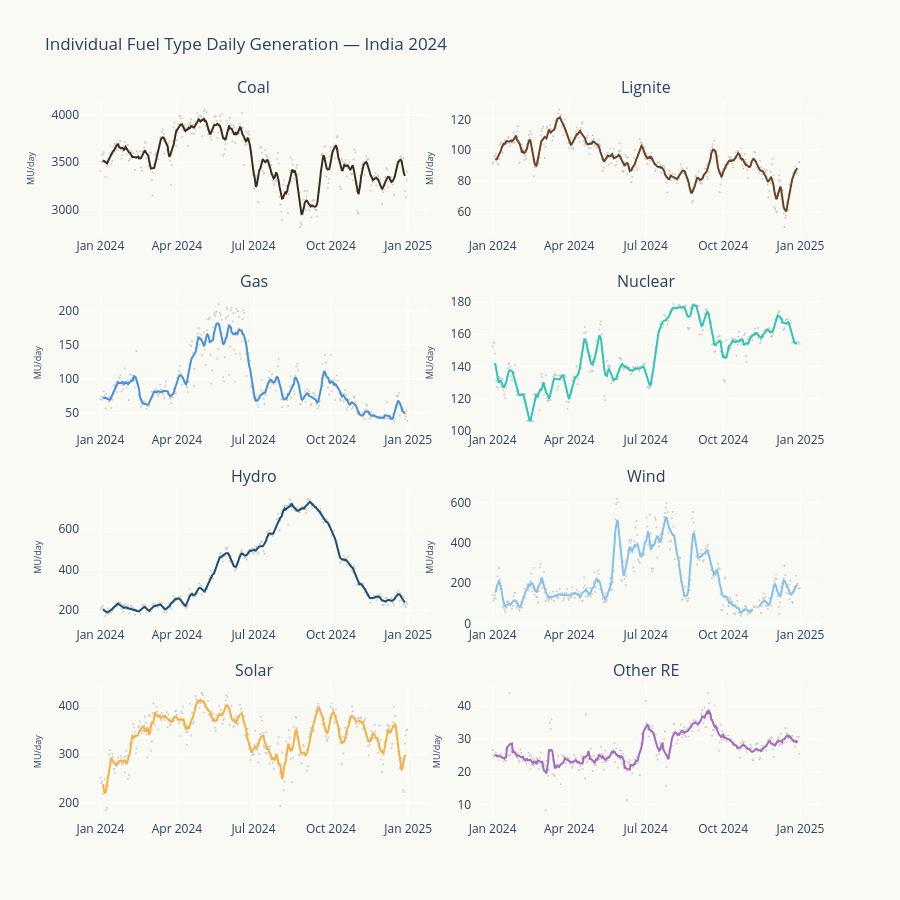

Here is the notebook cell this chart was saved with:
### Markdown cell above
## 1. Individual Fuel Type Time Series

Each fuel on its own — raw daily values (grey dots) with 7-day rolling average (colored line).

### Code cell
fig = make_subplots(rows=4, cols=2,
                    subplot_titles=fuel_labels,
                    vertical_spacing=0.08, horizontal_spacing=0.06)

for i, (col, label) in enumerate(zip(fuel_cols, fuel_labels)):
    row, colnum = (i // 2) + 1, (i % 2) + 1
    
    # Raw daily values
    fig.add_trace(go.Scatter(
        x=df24['date'], y=df24[col],
        mode='markers', marker=dict(size=2, color='#CCCCCC'),
        name=f'{label} (daily)', showlegend=False,
        hovertemplate=f'{label}: %{{y:.0f}} MU<br>%{{x|%b %d}}<extra></extra>',
    ), row=row, col=colnum)
    
    # 7-day rolling average
    smooth = df24[col].rolling(7, center=True).mean()
    fig.add_trace(go.Scatter(
        x=df24['date'], y=smooth,
        mode='lines', line=dict(width=2, color=palette[col]),
        name=f'{label} (7d avg)', showlegend=False,
        hovertemplate=f'{label} (7d avg): %{{y:.0f}} MU<br>%{{x|%b %d}}<extra></extra>',
    ), row=row, col=colnum)
    
    fig.update_yaxes(title_text='MU/day', title_font_size=9, row=row, col=colnum)

fig.update_layout(
    title='Individual Fuel Type Daily Generation — India 2024',
    height=900, plot_bgcolor='#FAFAF5', paper_bgcolor='#FAFAF5',
)
fig.show()

### Figure 1 — Plotly figure (JSON) as saved in the notebook; plotly's stock layout.template omitted (floating-point values rounded to 4 significant figures; data arrays with more than 128 entries replaced by an {"elided": "..."} marker saying what was removed)
{"data": [{"hovertemplate": "Coal: %{y:.0f} MU<br>%{x|%b %d}<extra></extra>", "marker": {"color": "#CCCCCC", "size": 2}, "mode": "markers", "name": "Coal (daily)", "showlegend": false, "type": "scatter", "x": {"elided": "366 str values"}, "xaxis": "x", "y": {"elided": "366 float values"}, "yaxis": "y"}, {"hovertemplate": "Coal (7d avg): %{y:.0f} MU<br>%{x|%b %d}<extra></extra>", "line": {"color": "#3D2B1F", "width": 2}, "mode": "lines", "name": "Coal (7d avg)", "showlegend": false, "type": "scatter", "x": {"elided": "366 str values"}, "xaxis": "x", "y": {"elided": "366 float values"}, "yaxis": "y"}, {"hovertemplate": "Lignite: %{y:.0f} MU<br>%{x|%b %d}<extra></extra>", "marker": {"color": "#CCCCCC", "size": 2}, "mode": "markers", "name": "Lignite (daily)", "showlegend": false, "type": "scatter", "x": {"elided": "366 str values"}, "xaxis": "x2", "y": {"elided": "366 float values"}, "yaxis": "y2"}, {"hovertemplate": "Lignite (7d avg): %{y:.0f} MU<br>%{x|%b %d}<extra></extra>", "line": {"color": "#6B4226", "width": 2}, "mode": "lines", "name": "Lignite (7d avg)", "showlegend": false, "type": "scatter", "x": {"elided": "366 str values"}, "xaxis": "x2", "y": {"elided": "366 float values"}, "yaxis": "y2"}, {"hovertemplate": "Gas: %{y:.0f} MU<br>%{x|%b %d}<extra></extra>", "marker": {"color": "#CCCCCC", "size": 2}, "mode": "markers", "name": "Gas (daily)", "showlegend": false, "type": "scatter", "x": {"elided": "366 str values"}, "xaxis": "x3", "y": {"elided": "366 float values"}, "yaxis": "y3"}, {"hovertemplate": "Gas (7d avg): %{y:.0f} MU<br>%{x|%b %d}<extra></extra>", "line": {"color": "#4A90D9", "width": 2}, "mode": "lines", "name": "Gas (7d avg)", "showlegend": false, "type": "scatter", "x": {"elided": "366 str values"}, "xaxis": "x3", "y": {"elided": "366 float values"}, "yaxis": "y3"}, {"hovertemplate": "Nuclear: %{y:.0f} MU<br>%{x|%b %d}<extra></extra>", "marker": {"color": "#CCCCCC", "size": 2}, "mode": "markers", "name": "Nuclear (daily)", "showlegend": false, "type": "scatter", "x": {"elided": "366 str values"}, "xaxis": "x4", "y": {"elided": "366 float values"}, "yaxis": "y4"}, {"hovertemplate": "Nuclear (7d avg): %{y:.0f} MU<br>%{x|%b %d}<extra></extra>", "line": {"color": "#2EC4B6", "width": 2}, "mode": "lines", "name": "Nuclear (7d avg)", "showlegend": false, "type": "scatter", "x": {"elided": "366 str values"}, "xaxis": "x4", "y": {"elided": "366 float values"}, "yaxis": "y4"}, {"hovertemplate": "Hydro: %{y:.0f} MU<br>%{x|%b %d}<extra></extra>", "marker": {"color": "#CCCCCC", "size": 2}, "mode": "markers", "name": "Hydro (daily)", "showlegend": false, "type": "scatter", "x": {"elided": "366 str values"}, "xaxis": "x5", "y": {"elided": "366 float values"}, "yaxis": "y5"}, {"hovertemplate": "Hydro (7d avg): %{y:.0f} MU<br>%{x|%b %d}<extra></extra>", "line": {"color": "#1B4F72", "width": 2}, "mode": "lines", "name": "Hydro (7d avg)", "showlegend": false, "type": "scatter", "x": {"elided": "366 str values"}, "xaxis": "x5", "y": {"elided": "366 float values"}, "yaxis": "y5"}, {"hovertemplate": "Wind: %{y:.0f} MU<br>%{x|%b %d}<extra></extra>", "marker": {"color": "#CCCCCC", "size": 2}, "mode": "markers", "name": "Wind (daily)", "showlegend": false, "type": "scatter", "x": {"elided": "366 str values"}, "xaxis": "x6", "y": {"elided": "366 float values"}, "yaxis": "y6"}, {"hovertemplate": "Wind (7d avg): %{y:.0f} MU<br>%{x|%b %d}<extra></extra>", "line": {"color": "#85C1E9", "width": 2}, "mode": "lines", "name": "Wind (7d avg)", "showlegend": false, "type": "scatter", "x": {"elided": "366 str values"}, "xaxis": "x6", "y": {"elided": "366 float values"}, "yaxis": "y6"}, {"hovertemplate": "Solar: %{y:.0f} MU<br>%{x|%b %d}<extra></extra>", "marker": {"color": "#CCCCCC", "size": 2}, "mode": "markers", "name": "Solar (daily)", "showlegend": false, "type": "scatter", "x": {"elided": "366 str values"}, "xaxis": "x7", "y": {"elided": "366 float values"}, "yaxis": "y7"}, {"hovertemplate": "Solar (7d avg): %{y:.0f} MU<br>%{x|%b %d}<extra></extra>", "line": {"color": "#F5B041", "width": 2}, "mode": "lines", "name": "Solar (7d avg)", "showlegend": false, "type": "scatter", "x": {"elided": "366 str values"}, "xaxis": "x7", "y": {"elided": "366 float values"}, "yaxis": "y7"}, {"hovertemplate": "Other RE: %{y:.0f} MU<br>%{x|%b %d}<extra></extra>", "marker": {"color": "#CCCCCC", "size": 2}, "mode": "markers", "name": "Other RE (daily)", "showlegend": false, "type": "scatter", "x": {"elided": "366 str values"}, "xaxis": "x8", "y": {"elided": "366 float values"}, "yaxis": "y8"}, {"hovertemplate": "Other RE (7d avg): %{y:.0f} MU<br>%{x|%b %d}<extra></extra>", "line": {"color": "#A569BD", "width": 2}, "mode": "lines", "name": "Other RE (7d avg)", "showlegend": false, "type": "scatter", "x": {"elided": "366 str values"}, "xaxis": "x8", "y": {"elided": "366 float values"}, "yaxis": "y8"}], "layout": {"annotations": [{"font": {"size": 16}, "showarrow": false, "text": "Coal", "x": 0.235, "xanchor": "center", "xref": "paper", "y": 1.0, "yanchor": "bottom", "yref": "paper"}, {"font": {"size": 16}, "showarrow": false, "text": "Lignite", "x": 0.765, "xanchor": "center", "xref": "paper", "y": 1.0, "yanchor": "bottom", "yref": "paper"}, {"font": {"size": 16}, "showarrow": false, "text": "Gas", "x": 0.235, "xanchor": "center", "xref": "paper", "y": 0.73, "yanchor": "bottom", "yref": "paper"}, {"font": {"size": 16}, "showarrow": false, "text": "Nuclear", "x": 0.765, "xanchor": "center", "xref": "paper", "y": 0.73, "yanchor": "bottom", "yref": "paper"}, {"font": {"size": 16}, "showarrow": false, "text": "Hydro", "x": 0.235, "xanchor": "center", "xref": "paper", "y": 0.46, "yanchor": "bottom", "yref": "paper"}, {"font": {"size": 16}, "showarrow": false, "text": "Wind", "x": 0.765, "xanchor": "center", "xref": "paper", "y": 0.46, "yanchor": "bottom", "yref": "paper"}, {"font": {"size": 16}, "showarrow": false, "text": "Solar", "x": 0.235, "xanchor": "center", "xref": "paper", "y": 0.19, "yanchor": "bottom", "yref": "paper"}, {"font": {"size": 16}, "showarrow": false, "text": "Other RE", "x": 0.765, "xanchor": "center", "xref": "paper", "y": 0.19, "yanchor": "bottom", "yref": "paper"}], "height": 900, "paper_bgcolor": "#FAFAF5", "plot_bgcolor": "#FAFAF5", "title": {"text": "Individual Fuel Type Daily Generation — India 2024"}, "xaxis": {"anchor": "y", "domain": [0.0, 0.47]}, "xaxis2": {"anchor": "y2", "domain": [0.53, 1.0]}, "xaxis3": {"anchor": "y3", "domain": [0.0, 0.47]}, "xaxis4": {"anchor": "y4", "domain": [0.53, 1.0]}, "xaxis5": {"anchor": "y5", "domain": [0.0, 0.47]}, "xaxis6": {"anchor": "y6", "domain": [0.53, 1.0]}, "xaxis7": {"anchor": "y7", "domain": [0.0, 0.47]}, "xaxis8": {"anchor": "y8", "domain": [0.53, 1.0]}, "yaxis": {"anchor": "x", "domain": [0.81, 1.0], "title": {"font": {"size": 9}, "text": "MU/day"}}, "yaxis2": {"anchor": "x2", "domain": [0.81, 1.0], "title": {"font": {"size": 9}, "text": "MU/day"}}, "yaxis3": {"anchor": "x3", "domain": [0.54, 0.73], "title": {"font": {"size": 9}, "text": "MU/day"}}, "yaxis4": {"anchor": "x4", "domain": [0.54, 0.73], "title": {"font": {"size": 9}, "text": "MU/day"}}, "yaxis5": {"anchor": "x5", "domain": [0.27, 0.46], "title": {"font": {"size": 9}, "text": "MU/day"}}, "yaxis6": {"anchor": "x6", "domain": [0.27, 0.46], "title": {"font": {"size": 9}, "text": "MU/day"}}, "yaxis7": {"anchor": "x7", "domain": [0.0, 0.19], "title": {"font": {"size": 9}, "text": "MU/day"}}, "yaxis8": {"anchor": "x8", "domain": [0.0, 0.19], "title": {"font": {"size": 9}, "text": "MU/day"}}}}
